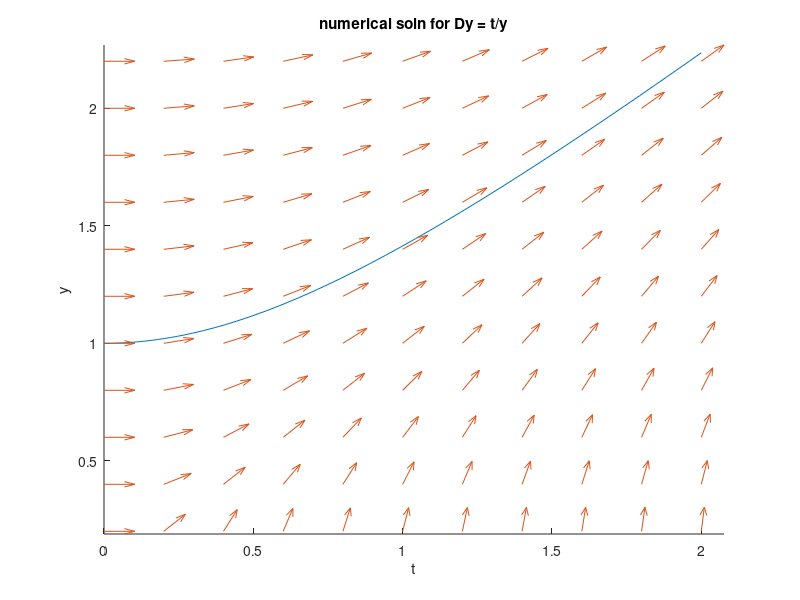

Recreate this plot in MATLAB. (Note: this script raises an error after producing the figure.)
%Part a: plotting Dy= t/y
f= @(t,y) t/y; 
hold on
[t, yap]=ode45(f,[0,2],1);
plot(t,yap)
[T,Y]=meshgrid(0:0.2:2, 0.2:0.2:2.2);
S= T./Y;
L=sqrt(1+S.^2);
quiver(T,Y,1./L,S./L,0.4)
xlabel('t')
ylabel('y')
title('numerical soln for Dy = t/y')
axis tight
hold off

%Part b: Using dsolve to solve for exact soln.
dsolve('Dy=t/y', 'y(0)=1', 't')

%Part c: plotting Dy= t/y and exact soln.
f= @(t,y) t/y; 
hold on
[t, yap]=ode45(f,[0,2],1);
plot(t,yap)
tex= linspace(0,2,100);
yex= sqrt(tex.^2 + 1);
plot(tex, yex)
[T,Y]=meshgrid(0:0.2:2, 0.2:0.2:2.2);
S= T./Y;
L=sqrt(1+S.^2);
quiver(T,Y,1./L,S./L,0.4)
xlabel('t')
ylabel('y')
title('numerical and exact soln for Dy = t/y')
axis tight
hold off

%Part d: plotting with initial values
f= @(t,y) t/y; 
hold on
for c=[1.2 1.4 1.6 1.8]
    [t, yap]=ode45(f,[0,2],c);
    plot(t,yap)
    [t, yap]=ode45(f,[0,-1],c);
    plot(t,yap)
end
[T,Y]=meshgrid(-1:0.2:2, 1:0.2:3);
S= T./Y;
L=sqrt(1+S.^2);
quiver(T,Y,1./L,S./L,0.4)
xlabel('t')
ylabel('y')
title('numerical soln for Dy = t/y with y(0) = [1.2 1.4 1.6 1.8]')
axis tight
hold off
